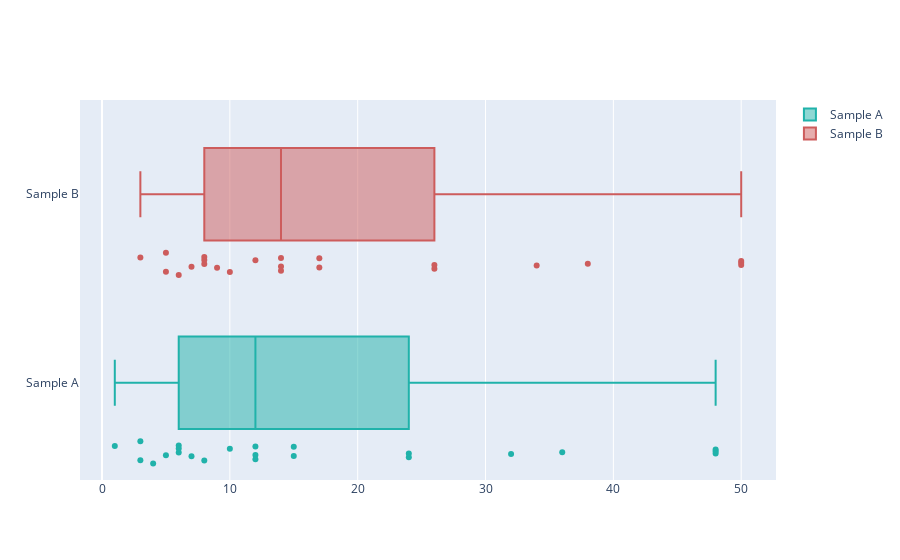

The notebook cell saved with this chart:
### Code cell
fig = go.Figure()
# Use x instead of y argument for horizontal plot
fig.add_trace(go.Box(x = summary_df['Months Enrolled'], name='Sample A',
                marker_color = 'lightseagreen', boxpoints='all'))
fig.add_trace(go.Box(x = summary_df['Months Enrolled'] + 2, name='Sample B',
                marker_color = 'indianred', boxpoints='all'))
fig.show()
fig.write_image("../reports/figures/five_sum_box.png")

### Figure 1 — Plotly figure (JSON) as saved in the notebook; plotly's stock layout.template omitted (floating-point values rounded to 4 significant figures)
{"data": [{"boxpoints": "all", "marker": {"color": "lightseagreen"}, "name": "Sample A", "type": "box", "x": [1, 3, 3, 4, 5, 6, 6, 6, 7, 8, 10, 12, 12, 12, 15, 15, 24, 24, 32, 36, 48, 48, 48]}, {"boxpoints": "all", "marker": {"color": "indianred"}, "name": "Sample B", "type": "box", "x": [3, 5, 5, 6, 7, 8, 8, 8, 9, 10, 12, 14, 14, 14, 17, 17, 26, 26, 34, 38, 50, 50, 50]}], "layout": {"autosize": true, "xaxis": {"autorange": true, "range": [-1.722, 52.72], "type": "linear"}, "yaxis": {"autorange": true, "range": [-0.5225, 1.5], "type": "category"}}}
